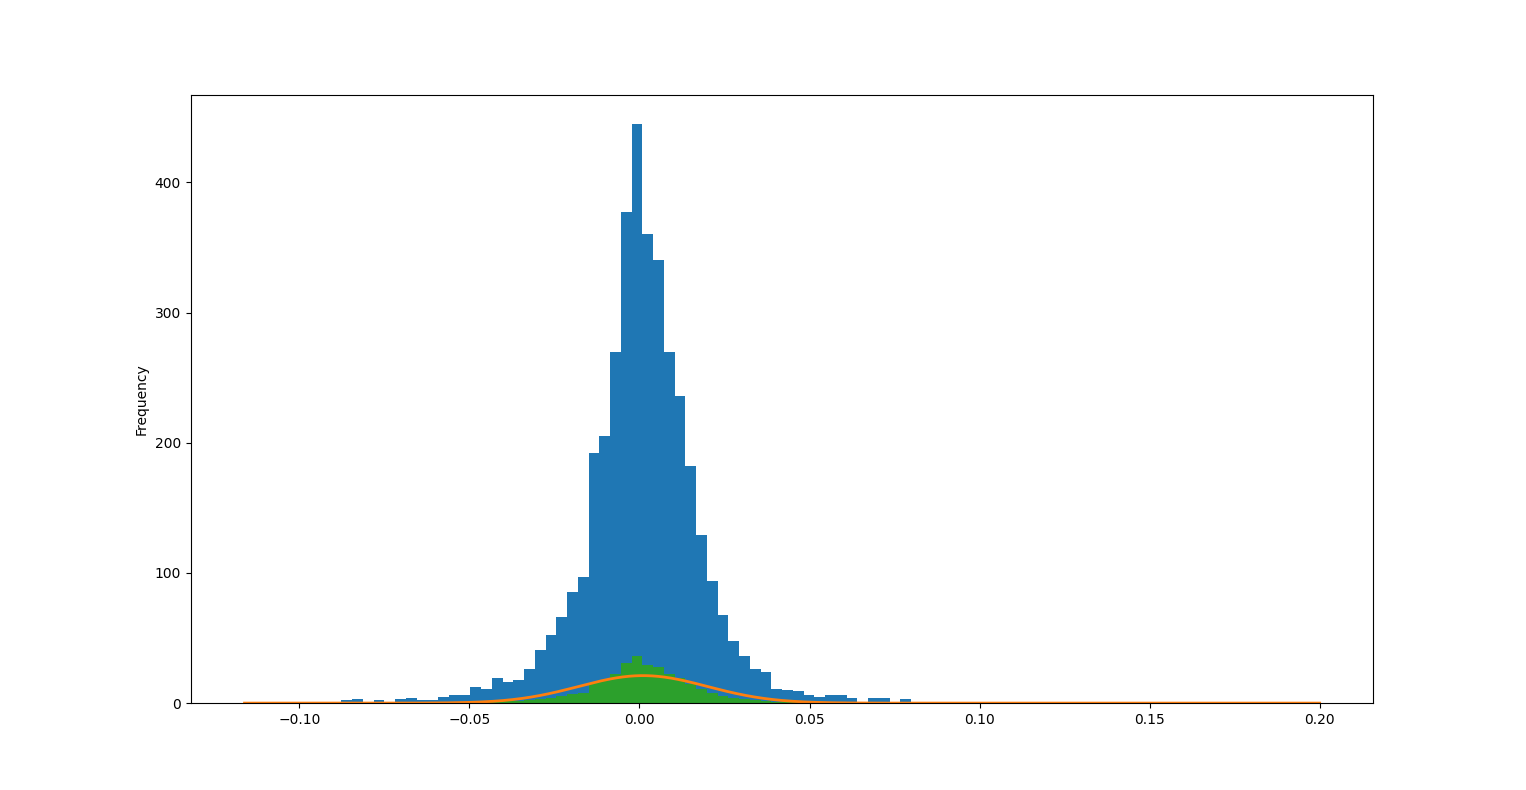

This figure's Python source:
import pandas as pd
import yfinance as yf

GOOG = yf.download('GOOG', start='2000-01-01', end='2020-01-01')
print(GOOG.head())


GOOG['Percentage Returns'] = GOOG['Adj Close'].pct_change()
print(GOOG.head())

GOOG['Percentage Returns'].plot(kind='hist',bins=100)


print('Mean =:',GOOG['Percentage Returns'].mean())
print('Variance =:',GOOG['Percentage Returns'].var())

import matplotlib.pyplot as plt
import numpy as np
import scipy.stats as stats

# Converte il dataframe pandas in un array numpy array e lo ordina
h = np.asarray(GOOG['Percentage Returns'].dropna())
h = sorted(h)

# usa il modulo stats di scipy per allenare una distribuzione normale con stessa media e deviazione standard
fit = stats.norm.pdf(h, np.mean(h), np.std(h))

# Grafico dell'istogramma di entrambe le serie
plt.plot(h, fit, '-', linewidth=2)
# plt.hist(h, normed=True, bins=100)
plt.hist(h, density=True, bins=100)
plt.show()
print("")
print('Skew =', GOOG['Percentage Returns'].skew())
print('Kurtosis =', GOOG['Percentage Returns'].kurt())
